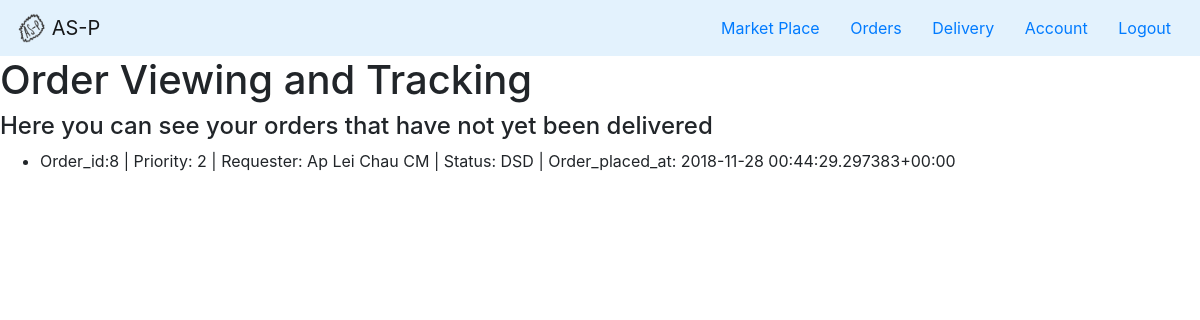
Before: /asp/viewAndTrackOrder (signed in) with the older database file.
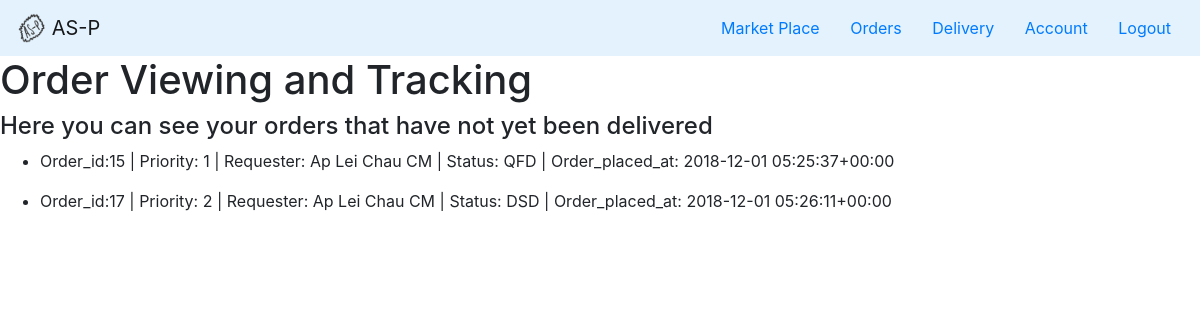
After: the same page with the newer database file.
### asp/models.py (models this page shows, shortened)
class Order(models.Model):
    QUEUED_FOR_PROCESSING = 'QFP'
    PROCESSING_BY_WAREHOUSE = 'PBW'
    QUEUED_FOR_DISPATCH = 'QFD'
    DISPATCHED = 'DSD'
    DELIVERED = 'DLD'
    STATUS = (
        (QUEUED_FOR_PROCESSING, 'Queued for Processing'),
        (PROCESSING_BY_WAREHOUSE, 'Processing by Warehouse'),
        (QUEUED_FOR_DISPATCH, 'Queued for Dispatch'),
        (DISPATCHED, 'Dispatched'),
        (DELIVERED, 'Delivered')
    )
    PRIORITY_HIGH = 3
    PRIORITY_MEDIUM = 2
    PRIORITY_LOW = 1
    PRIORITY = (
        (PRIORITY_HIGH, 'high'),
        (PRIORITY_MEDIUM, 'medium'),
        (PRIORITY_LOW, 'low')
    )
    status = models.CharField(
        max_length = 3,
        choices = STATUS,
        default = QUEUED_FOR_PROCESSING
    )
    requester = models.ForeignKey(UserExt, on_delete = models.CASCADE, related_name = 'requested_by')
    processed_by = models.ForeignKey(UserExt, on_delete = models.CASCADE, null = True, blank = True, related_name = 'processed_by')
    priority = models.PositiveIntegerField(
        choices = PRIORITY,
        default = PRIORITY_LOW
    )
    time_queued_processing = models.DateTimeField()
    time_processing = models.DateTimeField(null = True, blank = True)
    time_queued_dispatch = models.DateTimeField(null = True, blank = True)
    time_dispatched = models.DateTimeField(null = True, blank = True)
    time_delivered = models.DateTimeField(null = True, blank = True)
    shipping_label_name = models.CharField(max_length = 200, null = True, blank = True)
    def __str__(self):
        return f"Order_id:{self.id} | Priority: {self.priority} | Requester: {self.requester.user.username} | Status: {self.status} | Order_placed_at: {self.time_queued_processing}"

class UserExt(models.Model):
    CLINIC_MANAGER = 'CM'
    DISPATCHER = 'DP'
    WAREHOUSE_PERSONNEL = 'WP'
    ADMIN = 'AD'
    ROLES = (
        (CLINIC_MANAGER, 'Clinic Manager'),
        (DISPATCHER, 'Dispatcher'),
        (WAREHOUSE_PERSONNEL, 'Warehouse Personnel'),
        (ADMIN, 'Admin')
    )
    user = models.OneToOneField(User, on_delete=models.CASCADE)
    hospital = models.ForeignKey(Hospital, on_delete=models.CASCADE, null = True, blank = True, related_name='working_hospital')
    reset_password = models.BooleanField(default=False)
    role = models.CharField(
        max_length = 2,
        choices = ROLES,
        default = CLINIC_MANAGER
    )
    def is_permitted_to_access(self, role):
        if self.role != role:
            return False
        return True

### asp/views.py (the view)
# urls.py: path('viewAndTrackOrder', views.view_and_track_order, name='viewAndTrackOrder'),
def view_and_track_order(request):
    if not request.user.is_authenticated:
        return HttpResponse('No Permission', status = 403)
    if UserExt.objects.get(user = request.user).is_permitted_to_access('CM'):
        ordersNotYetDelivered = Order.objects.filter(Q(status = 'QFP') | Q(status = 'PBW') | Q(status = 'QFD') | Q(status = 'DSD')).filter(requester = UserExt.objects.get(user = request.user).id)
        return render(request, 'asp/view_and_track_order.html', {'orders': ordersNotYetDelivered})
    else:
        return HttpResponse('No Permission', status = 403)

### asp/templates/asp/view_and_track_order.html (shortened to what this page needs)
{% extends "asp/header_CM.html" %}
{% block content %}
<h1>Order Viewing and Tracking</h1>
<h4>Here you can see your orders that have not yet been delivered</h4>
<ul>
    {% for order in orders %}
        <li>
            <p>
                {{ order }}
            </p>
        </li>
    {% endfor %}
</ul>
{% endblock %}

### asp/templates/asp/header_CM.html (shortened to what this page needs)
<!DOCTYPE html>
<html lang="en">
<head>
    <link rel="stylesheet" href="https://stackpath.bootstrapcdn.com/bootstrap/4.1.3/css/bootstrap.min.css"></head>
</head>
<body>
    <nav class="navbar navbar-light" style="background-color: #e3f2fd;">
        <a class="navbar-brand" href="#">
          <img src="/static/asp/logo.png" width="30" height="30" class="d-inline-block align-top" alt=""/>
          AS-P
        </a>
        <div class="navbar-header">
            <a href="/asp/marketPlace" type="button" class="btn btn-default navbar-btn pull-right">Market Place</a>
            <a href="/asp/viewAndTrackOrder" type="button" class="btn btn-default navbar-btn pull-right">Orders</a>
            <a href="/asp/delivery" type="button" class="btn btn-default navbar-btn pull-right">Delivery</a>
            <a href="/asp/manageAccount" type="button" class="btn btn-default navbar-btn pull-right">Account</a>
            <a href="/asp/logout" type="button" class="btn btn-default navbar-btn pull-right">Logout</a>
        </div>
    </nav>
    <div>
       {% block content %}
       {% endblock %}
    </div>
</body>
</html>

Changed rows visible on the page:
removed Order: id+priority+requester "Order_id:8 | Priority: 2 | Requester: Ap Lei Chau CM | Status: DSD | Order_placed_at: 2018-11-28 00:44:29.297383+00:00"
added Order: id+priority+requester "Order_id:15 | Priority: 1 | Requester: Ap Lei Chau CM | Status: QFD | Order_placed_at: 2018-12-01 05:25:37+00:00"
added Order: id+priority+requester "Order_id:17 | Priority: 2 | Requester: Ap Lei Chau CM | Status: DSD | Order_placed_at: 2018-12-01 05:26:11+00:00"
